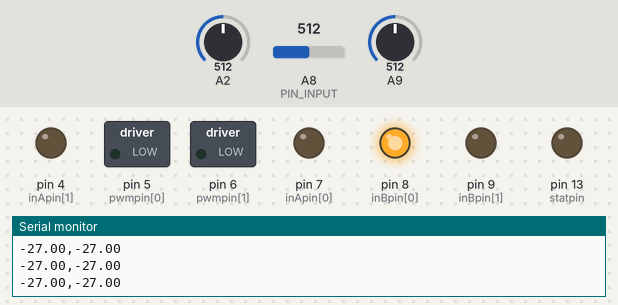
The sketch below on a simulated Arduino Mega 2560, built with avr-gcc and run on an emulated ATmega2560. Parts: switched loads named in the sketch (green lamp = pin HIGH), output pins drawn as LEDs (lit = HIGH), the last lines printed to the serial monitor. Inputs (shaded band) come from the test bench; at power-on: A8 (PIN_INPUT) = 512, A9 = 512, A2 = 512.

Above: at 1.2 s.
1.3 s: A8 (PIN_INPUT) set to 522
At 2.5 s:
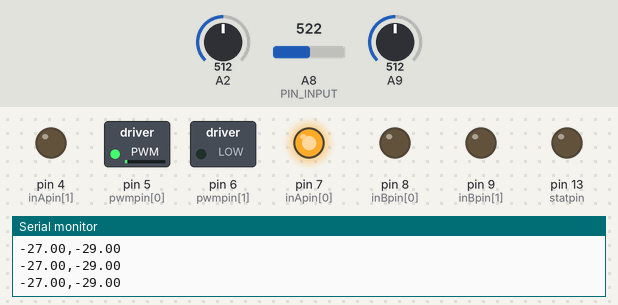
2.8 s: A9 set to 716
At 5.2 s:
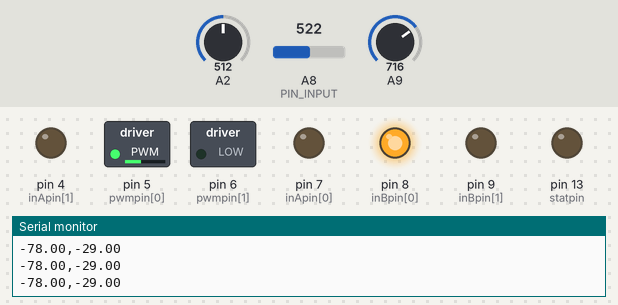
5.5 s: A8 (PIN_INPUT) set to 900
At 6.01 s:
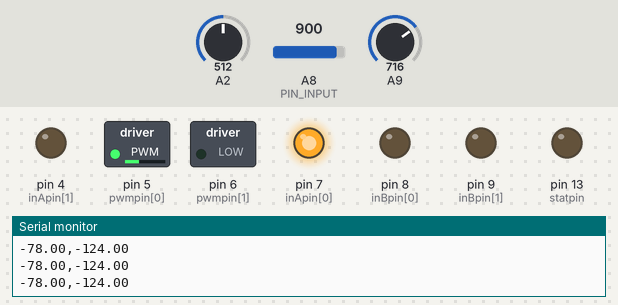
8.5 s: A9 set to 1023
At 9.5 s:
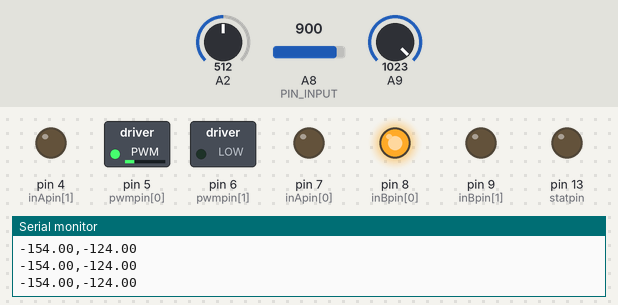
11.5 s: A9 set to 511
At 12.7 s:
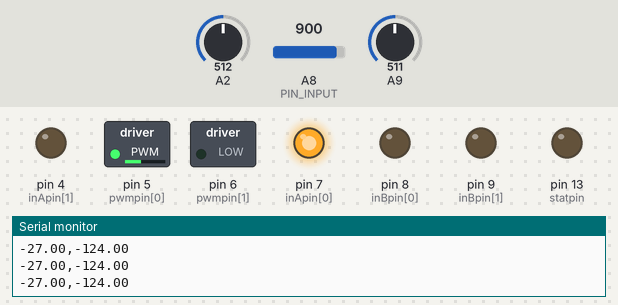
13.0 s: A9 set to 900
At 14.5 s:
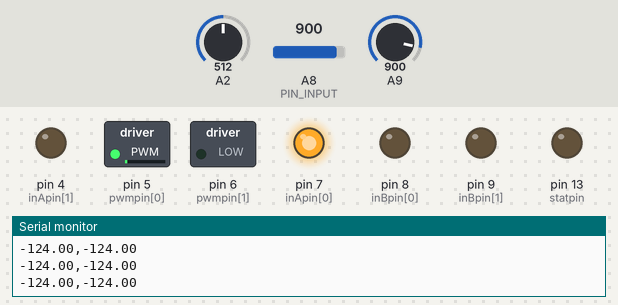
Timing chart, 0 to 15.5 s (numbered marks = the images above; inputs shaded):
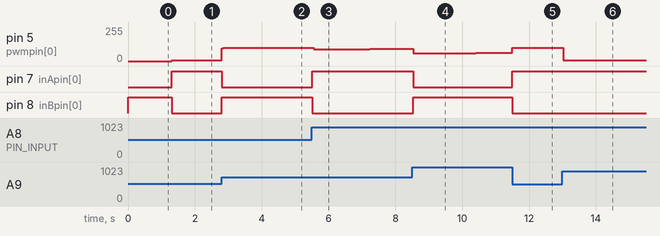

Measured:
- the behaviour switches between 514 and 515 on A8 (PIN_INPUT) (found by bisection; images 0 and 1)
- after the input at 1.3 s, pin 5 (pwmpin[0]): 0/255 → 4/255 at once; pin 7 (inApin[0]): LOW → HIGH at once; pin 8 (inBpin[0]): HIGH → LOW at once
- after the input at 2.8 s, pin 5 (pwmpin[0]): 4/255 → 98/255 at once, → 99/255 0.61 s later, → 100/255 0.61 s later; pin 7 (inApin[0]): HIGH → LOW at once; pin 8 (inBpin[0]): LOW → HIGH at once
- after the input at 5.5 s, pin 5 (pwmpin[0]): 100/255 → 87/255 after 0.05 s, → 88/255 0.22 s later, → 89/255 0.48 s later, → 90/255 0.50 s later, … (7 changes in this stretch); pin 7 (inApin[0]): LOW → HIGH at once; pin 8 (inBpin[0]): HIGH → LOW at once
- after the input at 8.5 s, pin 7 (inApin[0]): HIGH → LOW at once; pin 8 (inBpin[0]): LOW → HIGH at once
- after the input at 11.5 s, pin 7 (inApin[0]): LOW → HIGH at once; pin 8 (inBpin[0]): HIGH → LOW at once
- after the input at 13.0 s, pin 5 (pwmpin[0]): 100/255 → 4/255 at once

The sketch:

PID_Basic.ino
```cpp
/********************************************************
 * PID Basic Example
 * Reading analog input 0 to control analog PWM output 3
 ********************************************************/

#include <PID_v1.h>


#define BRAKEVCC 0
#define CW   1
#define CCW  2
#define BRAKEGND 3
#define CS_THRESHOLD 100
#define PIN_INPUT A8
int statpin = 13;

#define CENTER_OFFSET 100

/*  VNH2SP30 pin definitions
 xxx[0] controls '1' outputs
 xxx[1] controls '2' outputs */
int inApin[2] = {7, 4};  // INA: Clockwise input
int inBpin[2] = {8, 9}; // INB: Counter-clockwise input
int pwmpin[2] = {5, 6}; // PWM input
int cspin[2] = {2, 3}; // CS: Current sense ANALOG input
int enpin[2] = {0, 1}; // EN: Status of switches output (Analog pin)

//Define Variables we'll be connecting to
double Setpoint, error, Output;

//Specify the links and initial tuning parameters
//double Kp=2, Ki=.05, Kd=.01;
double Kp=2, Ki=.05, Kd=.01;
PID myPID(&error, &Output, &Setpoint, Kp, Ki, Kd, DIRECT);


void setup()
{
  Serial.begin(9600);
  myPID.SetOutputLimits(-100.0,100.0);

  pinMode(statpin, OUTPUT);

  // Initialize digital pins as outputs
  for (int i=0; i<2; i++)
  {
    pinMode(inApin[i], OUTPUT);
    pinMode(inBpin[i], OUTPUT);
    pinMode(pwmpin[i], OUTPUT);
  }
  // Initialize braked
  for (int i=0; i<2; i++)
  {
    digitalWrite(inApin[i], LOW);
    digitalWrite(inBpin[i], LOW);
  }

  //initialize the variables we're linked to

  Setpoint = CENTER_OFFSET-map(analogRead(A9),0,1024,0,255);
  error = CENTER_OFFSET-map(analogRead(PIN_INPUT),0,1024,0,255);

  //turn the PID on
  myPID.SetMode(AUTOMATIC);
  myPID.SetSampleTime(33);
}

/* motorGo() will set a motor going in a specific direction
 the motor will continue going in that direction, at that speed
 until told to do otherwise.

 motor: this should be either 0 or 1, will selet which of the two
 motors to be controlled

 direct: Should be between 0 and 3, with the following result
 0: Brake to VCC
 1: Clockwise
 2: CounterClockwise
 3: Brake to GND

 pwm: should be a value between ? and 1023, higher the number, the faster
 it'll go
 */
void motorGo(uint8_t motor, uint8_t direct, uint8_t pwm)
{
  if (motor <= 1)
  {
    if (direct <=4)
    {
      // Set inA[motor]
      if (direct <=1)
        digitalWrite(inApin[motor], HIGH);
      else
        digitalWrite(inApin[motor], LOW);

      // Set inB[motor]
      if ((direct==0)||(direct==2))
        digitalWrite(inBpin[motor], HIGH);
      else
        digitalWrite(inBpin[motor], LOW);

      analogWrite(pwmpin[motor], pwm);
    }
  }
}
void loop()
{
  error = CENTER_OFFSET-map(analogRead(PIN_INPUT),0,1024,0,255);
  Setpoint = CENTER_OFFSET-map(analogRead(A9),0,1024,0,255);

  myPID.Compute();

  //double motor_pwm(Output-Setpoint);
  motorGo(0, Output>0?CW:CCW, abs(Output));

  //Serial.print("Setpoint: ");
  //Serial.print(Setpoint);
  //Serial.print(" error: ");
  //Serial.print(error);
  //Serial.print(" Output: ");
  //Serial.println(Output);
  //Serial.print(" MotorPWM: ");
  //Serial.println(motor_pwm);
  Serial.print(Setpoint);
  Serial.print(",");
  Serial.println(error);


  if ((analogRead(cspin[0]) < CS_THRESHOLD) && (analogRead(cspin[1]) < CS_THRESHOLD))
    digitalWrite(statpin, HIGH);
}
```
